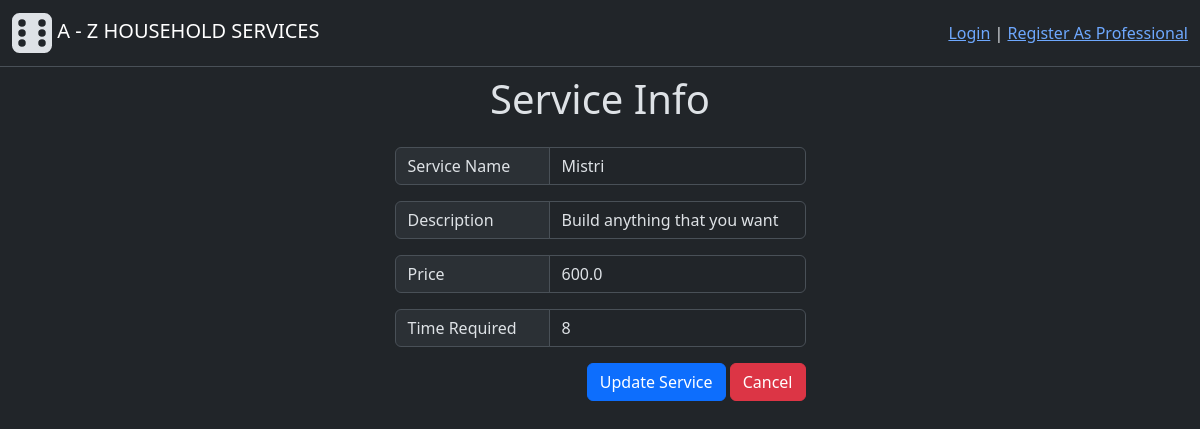
The page /edit_service/1 on the database as committed earlier.
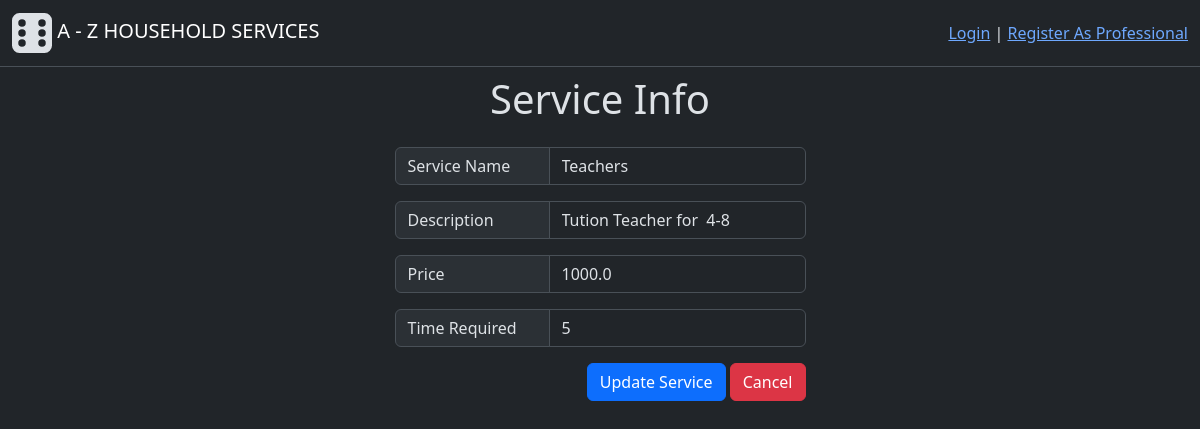
The same page on the database as committed later.
### backend/modals.py (models this page shows, shortened)
class Service(db.Model):
    id = db.Column(db.Integer(), primary_key=True)
    name = db.Column(db.String(30),unique=True, nullable=False)
    desc = db.Column(db.String(500), nullable=False)
    time_required = db.Column(db.Integer(), nullable=False) # Time required (in Hrs)
    price = db.Column(db.Float(), nullable=False)
    status = db.Column(db.Integer(), nullable=False, default=1) # 0-inactive, 1-active
    service_requests = db.relationship("ServiceRequest", cascade="all, delete", backref="services", lazy=True) # For accessing all the service requests having common service

### backend/controllers.py (the view, shortened to what this page needs)
@app.route("/edit_service/<service_id>", methods=["GET", "POST"])
def edit_service(service_id):
    service = get_service_obj(service_id) # 0:None, Other than 0:means data present therfore UPDATE
    return render_template("edit_service.html", service=service, button_state=0)

### backend/controllers.py (called while the page is built)
def get_service_obj(service_id):
    obj = Service.query.filter_by(id=service_id).first()
    return obj

### templates/edit_service.html (shortened to what this page needs)
{% extends "base.html" %}
{% block content %}
    <h1 class="text-center mt-2"> Service Info </h1>
    <div class="d-flex flex-column  align-items-center mt-4">
        <form action="/edit_service/{{service.id}}" method="POST">
            <div class="input-group mb-3">
                <span class="input-group-text width-140" >Service Name</span>
                <input type="text" class="form-control" name="name" value="{{service.name}}">
            </div>
            <div class="input-group mb-3">
                <span class="input-group-text width-140" >Description</span>
                <input type="text" class="form-control" name="desc" value="{{service.desc}}">
            </div>
            <div class="input-group mb-3">
                <span class="input-group-text width-140" >Price</span>
                <input type="text" class="form-control" name="price" value="{{service.price}}">
            </div>
            <div class="input-group mb-3">
                <span class="input-group-text width-140" >Time Required</span>
                <input type="text" class="form-control" name="time_required" value="{{service.time_required}}">
            </div>
            <div class="text-end">
                <button type="submit" class="btn btn-primary ">Update Service</button>
                <a href="{{ url_for('admin_page', button_state=0) }}"><button type="button" class="btn btn-danger">Cancel</button></a>
            </div>
        </form>
    </div>
{% endblock %}

Rows that differ between the two databases and show on the page:
changed Service: name "Mistri" → "Teachers"; desc "Build anything that you want" → "Tution Teacher for 4-8"; price "600.0" → "1000.0"; time_required "8" → "5"
